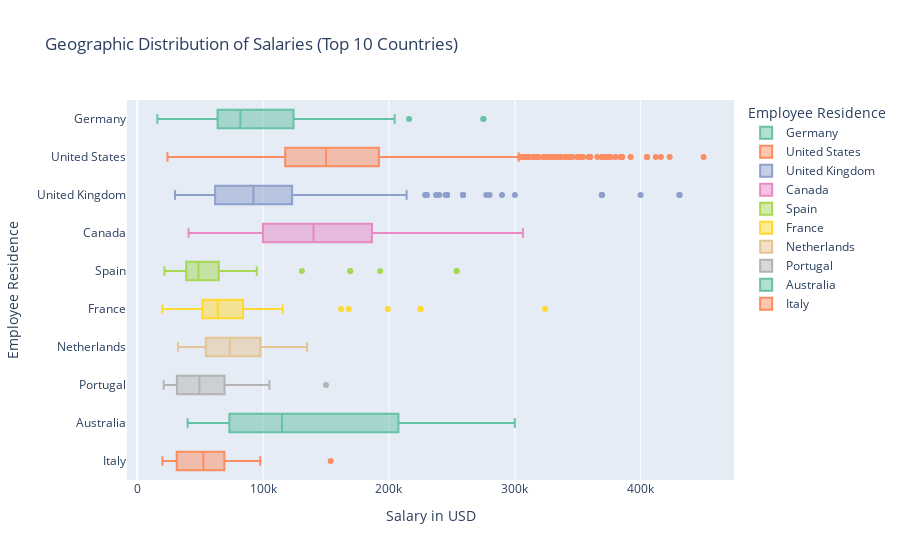

Notebook source saved alongside this figure:
### Code cell
import plotly.express as px
import plotly.graph_objects as go
# Define the top categories dynamically
top_categories = data['job_category'].value_counts().nlargest(10).index.tolist()

# Enhanced Geographic Distribution of Salaries with Dropdown
fig1 = px.box(data[data['employee_residence'].isin(top_countries)], 
              x='salary_in_usd', y='employee_residence',
              color='employee_residence',  # Color by residence for better distinction
              title='Geographic Distribution of Salaries (Top 10 Countries)', 
              labels={'salary_in_usd': 'Salary in USD', 'employee_residence': 'Employee Residence'},
              color_discrete_sequence=px.colors.qualitative.Set2)  # Beautiful color palette



# Show plots
fig1.show()

### Figure 1 — Plotly figure (JSON) as saved in the notebook; plotly's stock layout.template omitted (floating-point values rounded to 4 significant figures; data arrays with more than 128 entries replaced by an {"elided": "..."} marker saying what was removed)
{"data": [{"alignmentgroup": "True", "hovertemplate": "Employee Residence=%{y}<br>Salary in USD=%{x}<extra></extra>", "legendgroup": "Germany", "marker": {"color": "rgb(102,194,165)"}, "name": "Germany", "notched": false, "offsetgroup": "Germany", "orientation": "h", "showlegend": true, "type": "box", "x": [95012, 42107, 64781, 129562, 107968, 90599, 64781, 77737, 86374, 113366, 204060, 140358, 47899, 59382, 204500, 142200, 100000, 120000, 275000, 174000, 43187, 73546, 124163, 215936, 72338, 64781, 107968, 86374, 275000, 174000, 26992, 60938, 64090, 60938, 66192, 75648, 126080, 84053, 50432, 60938, 65666, 49268, 52533, 155499, 84053, 59303, 130026, 63831, 79197, 76833, 94564, 15966, 95746, 79833, 76833, 65013, 63831, 141846, 24823, 90734, 61467, 88654, 62726, 90734, 173762, 148261], "x0": " ", "xaxis": "x", "y": ["Germany", "Germany", "Germany", "Germany", "Germany", "Germany", "Germany", "Germany", "Germany", "Germany", "Germany", "Germany", "Germany", "Germany", "Germany", "Germany", "Germany", "Germany", "Germany", "Germany", "Germany", "Germany", "Germany", "Germany", "Germany", "Germany", "Germany", "Germany", "Germany", "Germany", "Germany", "Germany", "Germany", "Germany", "Germany", "Germany", "Germany", "Germany", "Germany", "Germany", "Germany", "Germany", "Germany", "Germany", "Germany", "Germany", "Germany", "Germany", "Germany", "Germany", "Germany", "Germany", "Germany", "Germany", "Germany", "Germany", "Germany", "Germany", "Germany", "Germany", "Germany", "Germany", "Germany", "Germany", "Germany", "Germany"], "y0": " ", "yaxis": "y"}, {"alignmentgroup": "True", "hovertemplate": "Employee Residence=%{y}<br>Salary in USD=%{x}<extra></extra>", "legendgroup": "United States", "marker": {"color": "rgb(252,141,98)"}, "name": "United States", "notched": false, "offsetgroup": "United States", "orientation": "h", "showlegend": true, "type": "box", "x": {"elided": "8086 int values"}, "x0": " ", "xaxis": "x", "y": {"elided": "8086 str values"}, "y0": " ", "yaxis": "y"}, {"alignmentgroup": "True", "hovertemplate": "Employee Residence=%{y}<br>Salary in USD=%{x}<extra></extra>", "legendgroup": "United Kingdom", "marker": {"color": "rgb(141,160,203)"}, "name": "United Kingdom", "notched": false, "offsetgroup": "United Kingdom", "orientation": "h", "showlegend": true, "type": "box", "x": {"elided": "442 int values"}, "x0": " ", "xaxis": "x", "y": {"elided": "442 str values"}, "y0": " ", "yaxis": "y"}, {"alignmentgroup": "True", "hovertemplate": "Employee Residence=%{y}<br>Salary in USD=%{x}<extra></extra>", "legendgroup": "Canada", "marker": {"color": "rgb(231,138,195)"}, "name": "Canada", "notched": false, "offsetgroup": "Canada", "orientation": "h", "showlegend": true, "type": "box", "x": {"elided": "224 int values"}, "x0": " ", "xaxis": "x", "y": {"elided": "224 str values"}, "y0": " ", "yaxis": "y"}, {"alignmentgroup": "True", "hovertemplate": "Employee Residence=%{y}<br>Salary in USD=%{x}<extra></extra>", "legendgroup": "Spain", "marker": {"color": "rgb(166,216,84)"}, "name": "Spain", "notched": false, "offsetgroup": "Spain", "orientation": "h", "showlegend": true, "type": "box", "x": [43187, 31310, 48585, 38868, 64781, 79976, 48585, 38868, 48585, 38868, 48585, 38868, 32811, 38868, 64781, 48585, 38868, 53444, 45150, 91773, 77737, 64311, 71259, 48585, 38868, 41027, 48585, 38868, 80976, 66940, 48585, 38868, 48585, 38868, 48585, 38868, 75038, 64781, 86374, 48585, 38868, 88256, 48585, 38868, 48585, 48585, 38868, 21593, 59382, 48585, 48585, 38868, 38868, 56143, 51824, 253750, 169200, 253750, 169200, 66940, 59382, 51824, 41027, 51824, 41027, 95000, 80000, 25216, 73546, 36773, 47280, 37824, 50432, 39925, 68293, 36773, 47280, 37824, 47280, 37824, 68293, 42026, 27317, 68293, 36773, 47280, 37824, 47280, 37824, 47280, 37824, 50432, 36773, 47280, 37824, 50432, 36773, 50432, 36773, 193000, 84053, 73546, 31520, 42026, 31520, 84053, 73546, 63040, 47280, 60000, 47282, 79833, 55000, 37825, 38776, 46809, 130800], "x0": " ", "xaxis": "x", "y": ["Spain", "Spain", "Spain", "Spain", "Spain", "Spain", "Spain", "Spain", "Spain", "Spain", "Spain", "Spain", "Spain", "Spain", "Spain", "Spain", "Spain", "Spain", "Spain", "Spain", "Spain", "Spain", "Spain", "Spain", "Spain", "Spain", "Spain", "Spain", "Spain", "Spain", "Spain", "Spain", "Spain", "Spain", "Spain", "Spain", "Spain", "Spain", "Spain", "Spain", "Spain", "Spain", "Spain", "Spain", "Spain", "Spain", "Spain", "Spain", "Spain", "Spain", "Spain", "Spain", "Spain", "Spain", "Spain", "Spain", "Spain", "Spain", "Spain", "Spain", "Spain", "Spain", "Spain", "Spain", "Spain", "Spain", "Spain", "Spain", "Spain", "Spain", "Spain", "Spain", "Spain", "Spain", "Spain", "Spain", "Spain", "Spain", "Spain", "Spain", "Spain", "Spain", "Spain", "Spain", "Spain", "Spain", "Spain", "Spain", "Spain", "Spain", "Spain", "Spain", "Spain", "Spain", "Spain", "Spain", "Spain", "Spain", "Spain", "Spain", "Spain", "Spain", "Spain", "Spain", "Spain", "Spain", "Spain", "Spain", "Spain", "Spain", "Spain", "Spain", "Spain", "Spain", "Spain", "Spain", "Spain"], "y0": " ", "yaxis": "y"}, {"alignmentgroup": "True", "hovertemplate": "Employee Residence=%{y}<br>Salary in USD=%{x}<extra></extra>", "legendgroup": "France", "marker": {"color": "rgb(255,217,47)"}, "name": "France", "notched": false, "offsetgroup": "France", "orientation": "h", "showlegend": true, "type": "box", "x": [161952, 57223, 51824, 80976, 110000, 90000, 32390, 70000, 40000, 70179, 64781, 225000, 199000, 225000, 168000, 55410, 323905, 53984, 64781, 40000, 107968, 75577, 84053, 94560, 52533, 58837, 63040, 52533, 115573, 73546, 105066, 39925, 20000, 57786, 77119, 28368, 84053, 89306, 65141, 49646, 62649, 46759, 59102, 53192, 70139, 36643, 77684, 51321, 69741, 39916, 56738, 50000, 42197, 62726], "x0": " ", "xaxis": "x", "y": ["France", "France", "France", "France", "France", "France", "France", "France", "France", "France", "France", "France", "France", "France", "France", "France", "France", "France", "France", "France", "France", "France", "France", "France", "France", "France", "France", "France", "France", "France", "France", "France", "France", "France", "France", "France", "France", "France", "France", "France", "France", "France", "France", "France", "France", "France", "France", "France", "France", "France", "France", "France", "France", "France"], "y0": " ", "yaxis": "y"}, {"alignmentgroup": "True", "hovertemplate": "Employee Residence=%{y}<br>Salary in USD=%{x}<extra></extra>", "legendgroup": "Netherlands", "marker": {"color": "rgb(229,196,148)"}, "name": "Netherlands", "notched": false, "offsetgroup": "Netherlands", "orientation": "h", "showlegend": true, "type": "box", "x": [57223, 37573, 75577, 134960, 131721, 32390, 97171, 59888, 53984, 100000, 133000, 73546, 54634, 115573, 89306, 84053, 59888, 42000, 69741, 85000, 45391], "x0": " ", "xaxis": "x", "y": ["Netherlands", "Netherlands", "Netherlands", "Netherlands", "Netherlands", "Netherlands", "Netherlands", "Netherlands", "Netherlands", "Netherlands", "Netherlands", "Netherlands", "Netherlands", "Netherlands", "Netherlands", "Netherlands", "Netherlands", "Netherlands", "Netherlands", "Netherlands", "Netherlands"], "y0": " ", "yaxis": "y"}, {"alignmentgroup": "True", "hovertemplate": "Employee Residence=%{y}<br>Salary in USD=%{x}<extra></extra>", "legendgroup": "Portugal", "marker": {"color": "rgb(179,179,179)"}, "name": "Portugal", "notched": false, "offsetgroup": "Portugal", "orientation": "h", "showlegend": true, "type": "box", "x": [105000, 95000, 21593, 53984, 43187, 48585, 43187, 24940, 23753, 150000, 75577, 70179, 37788, 63040, 36773, 73546, 42026, 69344, 31520, 29944, 22809, 55685, 21013, 50180, 60757, 56000], "x0": " ", "xaxis": "x", "y": ["Portugal", "Portugal", "Portugal", "Portugal", "Portugal", "Portugal", "Portugal", "Portugal", "Portugal", "Portugal", "Portugal", "Portugal", "Portugal", "Portugal", "Portugal", "Portugal", "Portugal", "Portugal", "Portugal", "Portugal", "Portugal", "Portugal", "Portugal", "Portugal", "Portugal", "Portugal"], "y0": " ", "yaxis": "y"}, {"alignmentgroup": "True", "hovertemplate": "Employee Residence=%{y}<br>Salary in USD=%{x}<extra></extra>", "legendgroup": "Australia", "marker": {"color": "rgb(102,194,165)"}, "name": "Australia", "notched": false, "offsetgroup": "Australia", "orientation": "h", "showlegend": true, "type": "box", "x": [114979, 287500, 207500, 287500, 207500, 81838, 165000, 142500, 300000, 260000, 67635, 40000, 75050, 83171, 45050, 42028, 53368, 133766, 83864, 83171, 150000], "x0": " ", "xaxis": "x", "y": ["Australia", "Australia", "Australia", "Australia", "Australia", "Australia", "Australia", "Australia", "Australia", "Australia", "Australia", "Australia", "Australia", "Australia", "Australia", "Australia", "Australia", "Australia", "Australia", "Australia", "Australia"], "y0": " ", "yaxis": "y"}, {"alignmentgroup": "True", "hovertemplate": "Employee Residence=%{y}<br>Salary in USD=%{x}<extra></extra>", "legendgroup": "Italy", "marker": {"color": "rgb(252,141,98)"}, "name": "Italy", "notched": false, "offsetgroup": "Italy", "orientation": "h", "showlegend": true, "type": "box", "x": [70179, 48585, 53984, 29691, 97712, 25912, 56359, 47799, 75577, 62433, 71475, 61541, 24165, 68293, 33000, 34672, 51064, 153667, 20000, 21669], "x0": " ", "xaxis": "x", "y": ["Italy", "Italy", "Italy", "Italy", "Italy", "Italy", "Italy", "Italy", "Italy", "Italy", "Italy", "Italy", "Italy", "Italy", "Italy", "Italy", "Italy", "Italy", "Italy", "Italy"], "y0": " ", "yaxis": "y"}], "layout": {"autosize": true, "boxmode": "overlay", "legend": {"title": {"text": "Employee Residence"}, "tracegroupgap": 0}, "title": {"text": "Geographic Distribution of Salaries (Top 10 Countries)"}, "xaxis": {"anchor": "y", "autorange": true, "domain": [0, 1], "range": [-8147.0, 474113], "title": {"text": "Salary in USD"}, "type": "linear"}, "yaxis": {"anchor": "x", "autorange": true, "categoryarray": ["Italy", "Australia", "Portugal", "Netherlands", "France", "Spain", "Canada", "United Kingdom", "United States", "Germany"], "categoryorder": "array", "domain": [0, 1], "range": [-0.5, 9.5], "title": {"text": "Employee Residence"}, "type": "category"}}}
